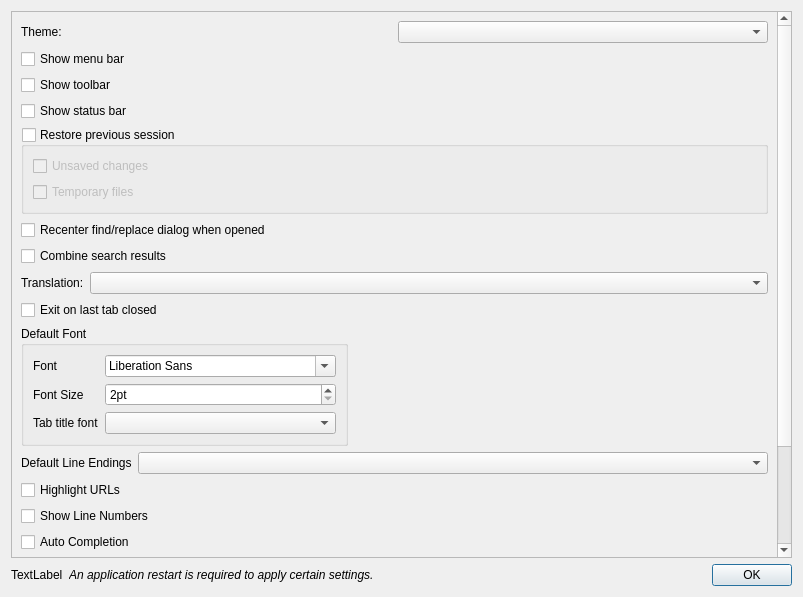
<?xml version="1.0" encoding="UTF-8"?>
<ui version="4.0">
 <class>PreferencesDialog</class>
 <widget class="QDialog" name="PreferencesDialog">
  <property name="geometry">
   <rect>
    <x>0</x>
    <y>0</y>
    <width>803</width>
    <height>597</height>
   </rect>
  </property>
  <property name="windowTitle">
   <string>Preferences</string>
  </property>
  <layout class="QVBoxLayout" name="verticalLayout">
   <item>
    <widget class="QScrollArea" name="scrollArea">
     <property name="widgetResizable">
      <bool>true</bool>
     </property>
     <widget class="QWidget" name="scrollAreaWidgetContents">
      <property name="geometry">
       <rect>
        <x>0</x>
        <y>-99</y>
        <width>769</width>
        <height>644</height>
       </rect>
      </property>
      <layout class="QVBoxLayout" name="verticalLayout_4">
       <item>
        <layout class="QHBoxLayout" name="themeLayout">
         <item>
          <widget class="QLabel" name="labelTheme">
           <property name="text">
            <string>Theme:</string>
           </property>
           <property name="buddy">
            <cstring>comboBoxTheme</cstring>
           </property>
          </widget>
         </item>
         <item>
          <widget class="QComboBox" name="comboBoxTheme"/>
         </item>
        </layout>
       </item>
       <item>
        <layout class="QVBoxLayout" name="verticalLayout_2">
         <item>
          <widget class="QCheckBox" name="checkBoxMenuBar">
           <property name="text">
            <string>Show menu bar</string>
           </property>
          </widget>
         </item>
         <item>
          <widget class="QCheckBox" name="checkBoxToolBar">
           <property name="text">
            <string>Show toolbar</string>
           </property>
          </widget>
         </item>
         <item>
          <widget class="QCheckBox" name="checkBoxStatusBar">
           <property name="text">
            <string>Show status bar</string>
           </property>
          </widget>
         </item>
         <item>
          <widget class="QGroupBox" name="gbxRestorePreviousSession">
           <property name="title">
            <string>Restore previous session</string>
           </property>
           <property name="checkable">
            <bool>true</bool>
           </property>
           <property name="checked">
            <bool>false</bool>
           </property>
           <layout class="QVBoxLayout" name="verticalLayout_3">
            <item>
             <widget class="QCheckBox" name="checkBoxUnsavedFiles">
              <property name="text">
               <string>Unsaved changes</string>
              </property>
             </widget>
            </item>
            <item>
             <widget class="QCheckBox" name="checkBoxRestoreTempFiles">
              <property name="text">
               <string>Temporary files</string>
              </property>
             </widget>
            </item>
           </layout>
          </widget>
         </item>
        </layout>
       </item>
       <item>
        <widget class="QCheckBox" name="checkBoxRecenterSearchDialog">
         <property name="text">
          <string>Recenter find/replace dialog when opened</string>
         </property>
        </widget>
       </item>
       <item>
        <widget class="QCheckBox" name="checkBoxCombineSearchResults">
         <property name="text">
          <string>Combine search results</string>
         </property>
        </widget>
       </item>
       <item>
        <layout class="QFormLayout" name="formLayout">
         <property name="labelAlignment">
          <set>Qt::AlignLeading|Qt::AlignLeft|Qt::AlignVCenter</set>
         </property>
         <property name="formAlignment">
          <set>Qt::AlignLeading|Qt::AlignLeft|Qt::AlignTop</set>
         </property>
         <item row="0" column="1">
          <widget class="QComboBox" name="comboBoxTranslation"/>
         </item>
         <item row="0" column="0">
          <widget class="QLabel" name="label">
           <property name="text">
            <string>Translation:</string>
           </property>
          </widget>
         </item>
        </layout>
       </item>
       <item>
        <widget class="QCheckBox" name="checkBoxExitOnLastTabClosed">
         <property name="text">
          <string>Exit on last tab closed</string>
         </property>
        </widget>
       </item>
       <item>
        <layout class="QHBoxLayout" name="horizontalLayout">
         <item>
          <widget class="QGroupBox" name="groupBox">
           <property name="title">
            <string>Default Font</string>
           </property>
           <layout class="QFormLayout" name="formLayout_2">
            <item row="1" column="0">
             <widget class="QLabel" name="label_2">
              <property name="text">
               <string>Font</string>
              </property>
             </widget>
            </item>
            <item row="1" column="1">
             <widget class="QFontComboBox" name="fcbDefaultFont"/>
            </item>
            <item row="3" column="0">
             <widget class="QLabel" name="label_3">
              <property name="text">
               <string>Font Size</string>
              </property>
             </widget>
            </item>
            <item row="3" column="1">
             <widget class="QSpinBox" name="spbDefaultFontSize">
              <property name="suffix">
               <string>pt</string>
              </property>
              <property name="minimum">
               <number>2</number>
              </property>
              <property name="maximum">
               <number>48</number>
              </property>
             </widget>
            </item>
            <item row="4" column="0">
             <widget class="QLabel" name="labelTabTitleFont">
              <property name="text">
               <string>Tab title font</string>
              </property>
              <property name="buddy">
               <cstring>comboBoxTabTitleFont</cstring>
              </property>
             </widget>
            </item>
            <item row="4" column="1">
             <widget class="QComboBox" name="comboBoxTabTitleFont">
              <property name="toolTip">
               <string>Editor font uses the font family and size configured above for document tab titles.</string>
              </property>
             </widget>
            </item>
           </layout>
          </widget>
         </item>
         <item>
          <spacer name="horizontalSpacer">
           <property name="orientation">
            <enum>Qt::Horizontal</enum>
           </property>
           <property name="sizeHint" stdset="0">
            <size>
             <width>40</width>
             <height>20</height>
            </size>
           </property>
          </spacer>
         </item>
        </layout>
       </item>
       <item>
        <layout class="QFormLayout" name="formLayout_3">
         <item row="0" column="0">
          <widget class="QLabel" name="label_4">
           <property name="text">
            <string>Default Line Endings</string>
           </property>
          </widget>
         </item>
         <item row="0" column="1">
          <widget class="QComboBox" name="comboBoxLineEndings"/>
         </item>
        </layout>
       </item>
       <item>
        <widget class="QCheckBox" name="checkBoxHighlightURLs">
         <property name="text">
          <string>Highlight URLs</string>
         </property>
        </widget>
       </item>
       <item>
        <widget class="QCheckBox" name="checkBoxShowLineNumbers">
         <property name="text">
          <string>Show Line Numbers</string>
         </property>
        </widget>
       </item>
       <item>
        <widget class="QCheckBox" name="checkBoxAutoCompletion">
         <property name="text">
          <string>Auto Completion</string>
         </property>
        </widget>
       </item>
       <item>
        <widget class="QGroupBox" name="groupBox_2">
         <property name="title">
          <string>Default Directory</string>
         </property>
         <layout class="QVBoxLayout" name="verticalLayout_5">
          <item>
           <widget class="QRadioButton" name="radioFollowCurrentDirectory">
            <property name="text">
             <string>Follow Current Document</string>
            </property>
           </widget>
          </item>
          <item>
           <widget class="QRadioButton" name="radioLastUsedDirectory">
            <property name="text">
             <string>Last Used Directory</string>
            </property>
           </widget>
          </item>
          <item>
           <layout class="QHBoxLayout" name="horizontalLayout_2">
            <item>
             <widget class="QRadioButton" name="radioHardCoded">
              <property name="text">
               <string/>
              </property>
             </widget>
            </item>
            <item>
             <widget class="QLineEdit" name="txtHardCodedPath"/>
            </item>
            <item>
             <widget class="QToolButton" name="btnSelectHardCodedPath">
              <property name="text">
               <string>...</string>
              </property>
             </widget>
            </item>
           </layout>
          </item>
         </layout>
        </widget>
       </item>
       <item>
        <spacer name="verticalSpacer">
         <property name="orientation">
          <enum>Qt::Vertical</enum>
         </property>
         <property name="sizeHint" stdset="0">
          <size>
           <width>20</width>
           <height>40</height>
          </size>
         </property>
        </spacer>
       </item>
      </layout>
     </widget>
    </widget>
   </item>
   <item>
    <layout class="QHBoxLayout" name="layoutAppRestart">
     <item>
      <widget class="QLabel" name="labelAppRestartIcon">
       <property name="text">
        <string>TextLabel</string>
       </property>
      </widget>
     </item>
     <item>
      <widget class="QLabel" name="labelAppRestart">
       <property name="font">
        <font>
         <italic>true</italic>
        </font>
       </property>
       <property name="text">
        <string>An application restart is required to apply certain settings.</string>
       </property>
      </widget>
     </item>
     <item>
      <widget class="QDialogButtonBox" name="buttonBox">
       <property name="orientation">
        <enum>Qt::Horizontal</enum>
       </property>
       <property name="standardButtons">
        <set>QDialogButtonBox::Ok</set>
       </property>
      </widget>
     </item>
    </layout>
   </item>
  </layout>
 </widget>
 <resources/>
 <connections>
  <connection>
   <sender>buttonBox</sender>
   <signal>accepted()</signal>
   <receiver>PreferencesDialog</receiver>
   <slot>accept()</slot>
   <hints>
    <hint type="sourcelabel">
     <x>792</x>
     <y>586</y>
    </hint>
    <hint type="destinationlabel">
     <x>157</x>
     <y>274</y>
    </hint>
   </hints>
  </connection>
  <connection>
   <sender>buttonBox</sender>
   <signal>rejected()</signal>
   <receiver>PreferencesDialog</receiver>
   <slot>reject()</slot>
   <hints>
    <hint type="sourcelabel">
     <x>792</x>
     <y>586</y>
    </hint>
    <hint type="destinationlabel">
     <x>286</x>
     <y>274</y>
    </hint>
   </hints>
  </connection>
 </connections>
</ui>
